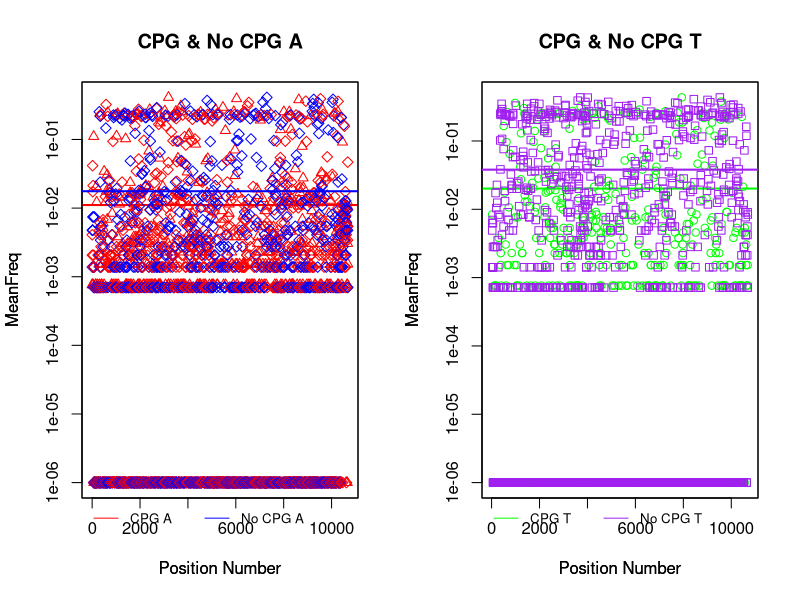

Source code (R):
Dengue<-read.csv("DengueVirus1.fasta_pruned.mu.trim05_DF.csv")

CPGNoCPGAT<-function(Virus){
#subset wildtype and if a CPG site is made
CPGA<-subset(Virus, wtnt=='a' & makesCpG==1)
CPGT<-subset(Virus, wtnt=='t' & makesCpG==1) 

#subsets wildtype and if no CPG sites are made
NoCPGA<-subset(Virus, wtnt=='a' & makesCpG==0)
NoCPGT<-subset(Virus, wtnt=='t' & makesCpG==0)

#layout graphs take same amount of space and 2 columns
layout(matrix(c(1,2),ncol = 2,byrow = TRUE))
#plot position number vs mean freq
plot(CPGA$num,CPGA$MeanFreq+.000001,log='y', col = "red",xlab="Position Number", ylab="MeanFreq",main="CPG & No CPG A", pch=2)
#creates a line with mean of all points
abline(h=mean(CPGA$MeanFreq+.000001),col = "red", lwd=2)
#creates legend with red for CPG A and blue for No CPG A
legend("topleft",inset=c(0,1.01), legend=c
       ("CPG A","No CPG A"),col=c("red","blue"), horiz=TRUE, lty=1, cex=0.8,xpd=TRUE,bty='n')
#overlaps second graph on top of first graph
par(new=TRUE)
#plots second graph No CPG A. xaxt gets rid of x axis label yaxt gets rid of y
plot(NoCPGA$num,NoCPGA$MeanFreq+.000001,log='y', col=c("red","blue"),xaxt="n", yaxt="n",xlab="Position Number", ylab="MeanFreq", pch=5)
abline(h=mean(NoCPGA$MeanFreq+.000001),col="blue",lwd=2)

plot(CPGT$num,CPGT$MeanFreq+.000001,log='y', col = "green",xlab="Position Number", ylab="MeanFreq",main="CPG & No CPG T")
abline(h=mean(CPGT$MeanFreq+.000001),col = "green", lwd=2)
legend("topleft",inset=c(0,1.01), legend=c
       ("CPG T","No CPG T"),col=c("green","purple"), horiz=TRUE, lty=1, cex=0.8,xpd=TRUE,bty='n')
par(new=TRUE)
plot(NoCPGT$num,NoCPGT$MeanFreq+.000001,log='y', col="purple",xaxt="n", yaxt="n",xlab="Position Number", ylab="MeanFreq", pch=0)
abline(h=mean(NoCPGT$MeanFreq+.000001),col="purple",lwd=2)
}
 
CPGNoCPGAT(Dengue)
